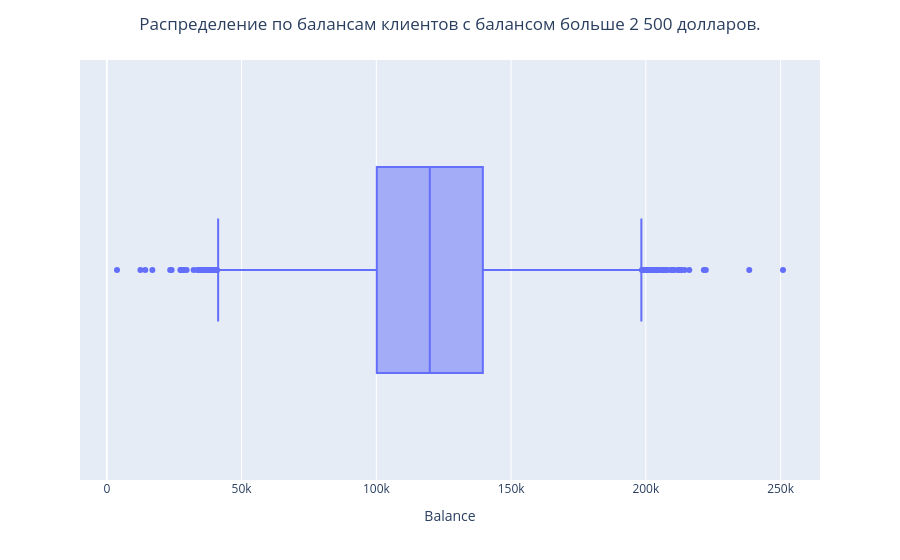

The cell this chart's notebook holds for it:
### Markdown cell above
9.2. Постройте график, показывающий распределение баланса пользователей, у которых на счету больше 2 500 долларов. Опишите распределение и сделайте выводы.

### Code cell
boxplot_chart = churn_data[(churn_data['Balance'] > 2500)] ['Balance'].copy()
fig = px.box(data_frame=boxplot_chart, x = "Balance")
fig.update_layout(title_text='Распределение по балансам клиентов с балансом больше 2 500 долларов.', title_x=0.5)
# fig.update_layout(set_ylabel='Клиенты (активные и выбывшие).')
# fig.set_title('Распределение по балансам клиентов с балансом > 2500')
# fig.set_ylabel('Клиенты (активные и выбывшие)')
fig.show()

### Figure 1 — Plotly figure (JSON) as saved in the notebook; plotly's stock layout.template omitted (floating-point values rounded to 4 significant figures; data arrays with more than 128 entries replaced by an {"elided": "..."} marker saying what was removed)
{"data": [{"alignmentgroup": "True", "hovertemplate": "Balance=%{x}<extra></extra>", "legendgroup": "", "marker": {"color": "#636efa"}, "name": "", "notched": false, "offsetgroup": "", "orientation": "h", "showlegend": false, "type": "box", "x": {"elided": "6383 float values"}, "x0": " ", "xaxis": "x", "y0": " ", "yaxis": "y"}], "layout": {"boxmode": "group", "legend": {"tracegroupgap": 0}, "margin": {"t": 60}, "title": {"text": "Распределение по балансам клиентов с балансом больше 2 500 долларов.", "x": 0.5}, "xaxis": {"anchor": "y", "domain": [0, 1], "title": {"text": "Balance"}}, "yaxis": {"anchor": "x", "domain": [0, 1]}}}
